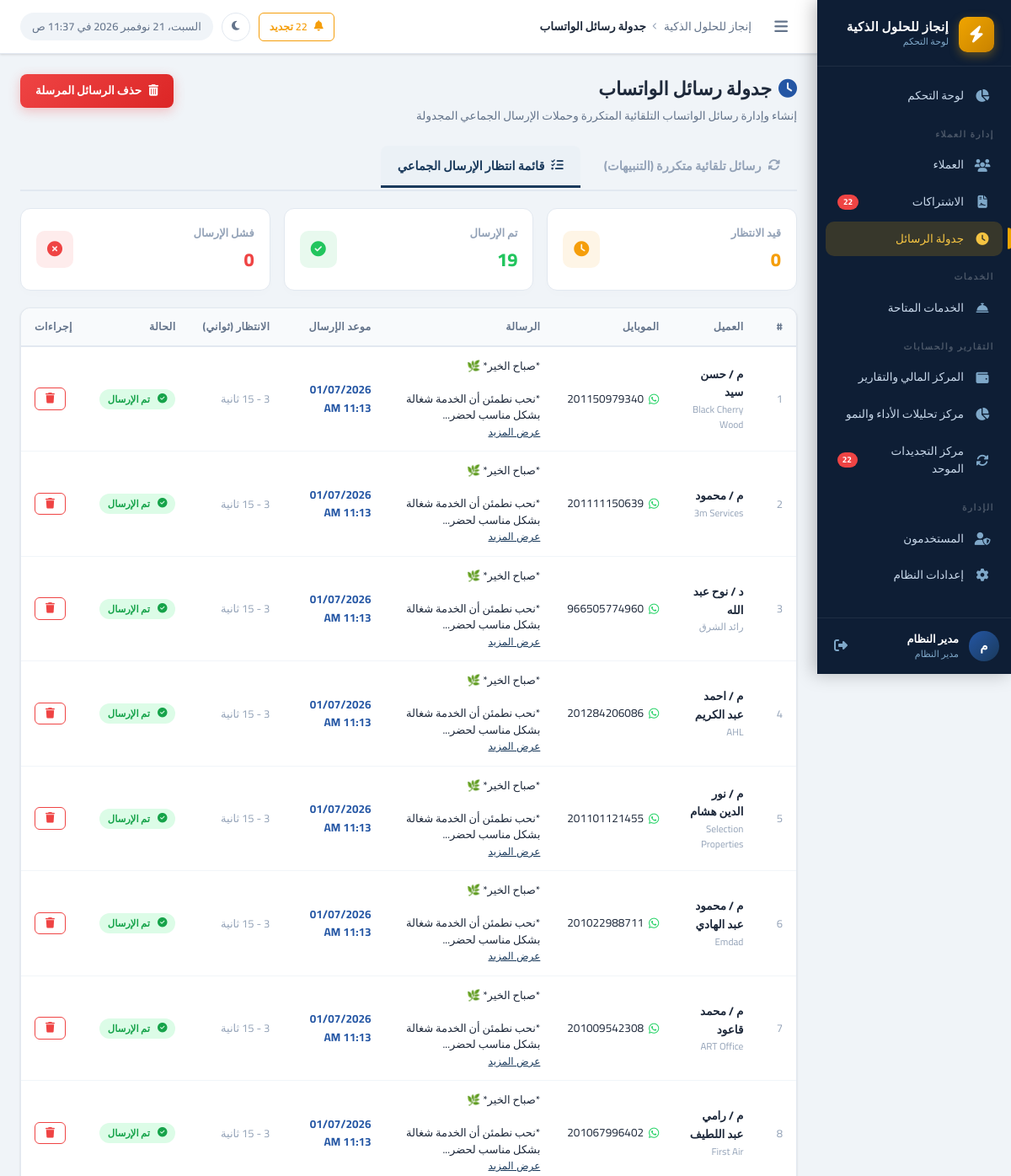
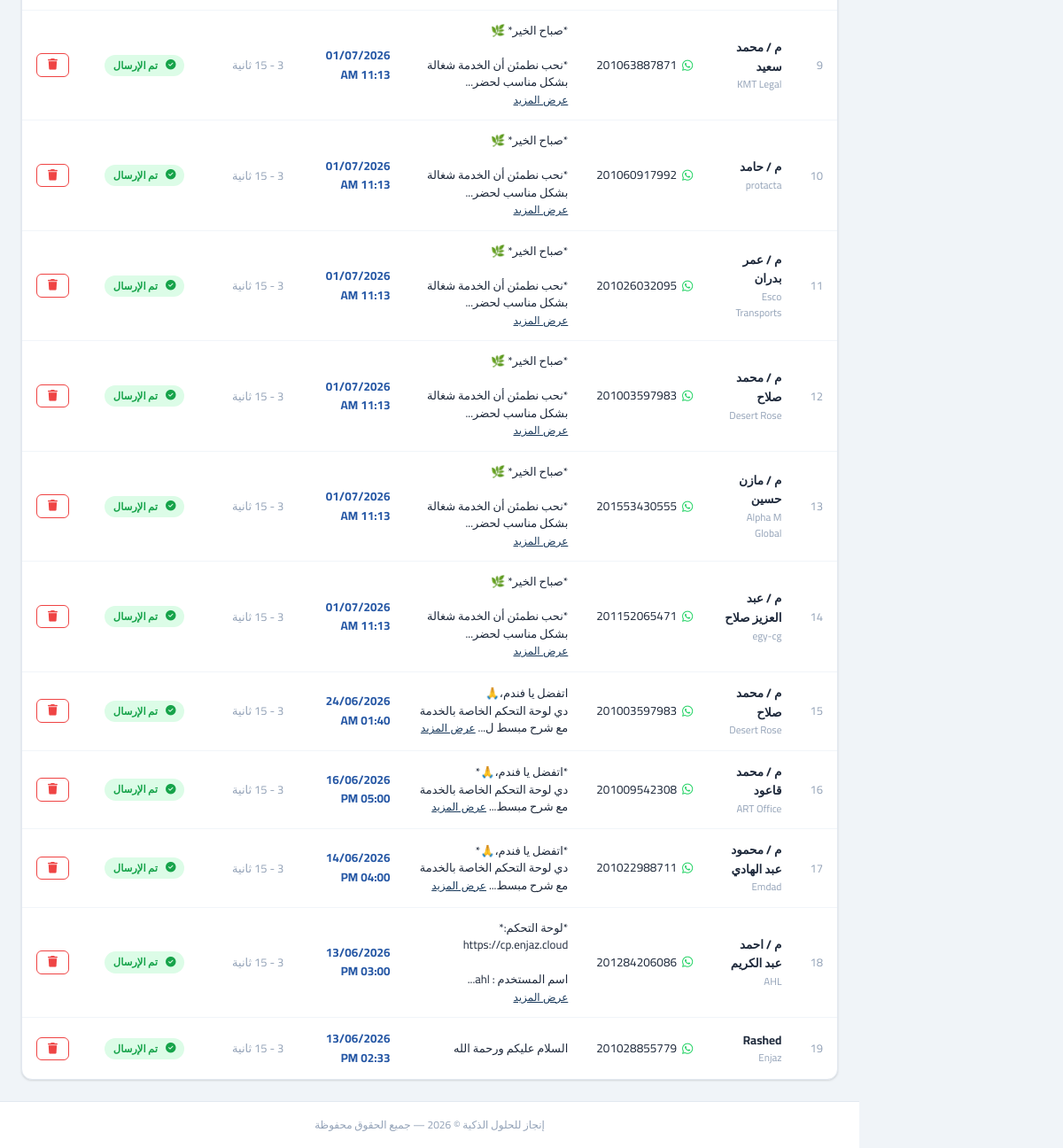
The app's page /whatsapp/schedules.php?tab=queue (signed in) with its own data (2 pictures, top to bottom).
### tables this page shows
CREATE TABLE `whatsapp_queue` (
  `id` int UNSIGNED NOT NULL,
  `client_id` int UNSIGNED DEFAULT NULL,
  `mobile` varchar(50) NOT NULL,
  `message` text NOT NULL,
  `send_at` datetime NOT NULL,
  `min_delay` int UNSIGNED NOT NULL DEFAULT '3',
  `max_delay` int UNSIGNED NOT NULL DEFAULT '15',
  `status` varchar(20) NOT NULL DEFAULT 'pending' COMMENT 'pending, sending, sent, failed',
  `response` text,
  `sent_by` int UNSIGNED DEFAULT NULL,
  `created_at` datetime DEFAULT CURRENT_TIMESTAMP
);

CREATE TABLE `clients` (
  `id` int UNSIGNED NOT NULL,
  `name` varchar(200) NOT NULL COMMENT 'اسم العميل',
  `company_name` varchar(200) DEFAULT NULL COMMENT 'اسم الشركة',
  `mobile` varchar(20) NOT NULL COMMENT 'رقم الموبايل',
  `mobile_2` varchar(20) DEFAULT NULL COMMENT 'رقم موبايل إضافي',
  `activity` varchar(200) DEFAULT NULL COMMENT 'النشاط التجاري',
  `country` varchar(10) NOT NULL DEFAULT 'EG',
  `domain` varchar(255) DEFAULT NULL,
  `domain_provider` varchar(100) DEFAULT NULL,
  `username_note` varchar(200) DEFAULT NULL COMMENT 'اسم المستخدم (للإشارة)',
  `server_panel` varchar(100) NOT NULL DEFAULT 'cp.enjaz.cloud',
  `email` varchar(200) DEFAULT NULL,
  `address` text,
  `notes` text,
  `status` tinyint(1) NOT NULL DEFAULT '1' COMMENT '1=نشط, 0=موقوف',
  `created_by` int UNSIGNED DEFAULT NULL,
  `created_at` datetime NOT NULL DEFAULT CURRENT_TIMESTAMP,
  `updated_at` datetime NOT NULL DEFAULT CURRENT_TIMESTAMP ON UPDATE CURRENT_TIMESTAMP
);

### includes/functions.php (called while the page is built, shortened)
<?php
function formatDateTime(string $datetime): string {
    return date('d/m/Y h:i A', strtotime($datetime));
}
function e(mixed $value): string {
    return htmlspecialchars((string)$value, ENT_QUOTES, 'UTF-8');
}
function paginate(int $total, int $perPage, int $currentPage): array {
    $totalPages = max(1, (int)ceil($total / $perPage));
    $currentPage = max(1, min($currentPage, $totalPages));
    $offset = ($currentPage - 1) * $perPage;
    return [
        'total'        => $total,
        'per_page'     => $perPage,
        'current_page' => $currentPage,
        'total_pages'  => $totalPages,
        'offset'       => $offset,
        'has_prev'     => $currentPage > 1,
        'has_next'     => $currentPage < $totalPages,
    ];
}

### whatsapp/schedules.php (the view, shortened to what this page needs)
<?php
$db = getDB();
$tab = $_GET['tab'] ?? 'recurring';
if ($tab === 'recurring') {
    $schedules = $db->query("SELECT * FROM whatsapp_schedules ORDER BY created_at DESC")->fetchAll();
    $allClients = $db->query("
        SELECT id, name, company_name, mobile
        FROM clients
        WHERE mobile IS NOT NULL AND mobile != ''
        ORDER BY name ASC
    ")->fetchAll(PDO::FETCH_ASSOC);
} else {
    $page    = max(1, (int)($_GET['page'] ?? 1));
    $perPage = 25;
    $countStmt = $db->query("SELECT COUNT(*) FROM whatsapp_queue");
    $total = (int)$countStmt->fetchColumn();
    $pager = paginate($total, $perPage, $page);
    $statsStmt = $db->query("
        SELECT
            COALESCE(SUM(CASE WHEN status = 'pending' THEN 1 ELSE 0 END), 0) as pending_count,
            COALESCE(SUM(CASE WHEN status = 'sent' THEN 1 ELSE 0 END), 0) as sent_count,
            COALESCE(SUM(CASE WHEN status = 'failed' THEN 1 ELSE 0 END), 0) as failed_count
        FROM whatsapp_queue
    ");
    $queueStats = $statsStmt->fetch(PDO::FETCH_ASSOC);
    $queueItems = $db->prepare("
        SELECT q.*, c.name as client_name, c.company_name
        FROM whatsapp_queue q
        LEFT JOIN clients c ON c.id = q.client_id
        ORDER BY q.send_at DESC, q.id DESC
        LIMIT ? OFFSET ?
    ");
    $queueItems->execute([$perPage, $pager['offset']]);
    $queue = $queueItems->fetchAll();
}
require_once INCLUDES_PATH . '/header.php';
?>
<div class="page-header">
  <div class="page-header-text">
    <h1 class="page-title"><i class="fas fa-clock" style="color:var(--primary-light);margin-left:8px;"></i>جدولة رسائل الواتساب</h1>
    <p class="page-subtitle">إنشاء وإدارة رسائل الواتساب التلقائية المتكررة وحملات الإرسال الجماعي المجدولة</p>
  </div>
  <?php if ($tab === 'recurring'): ?>
  <div class="page-actions">
    <button onclick="openAddScheduleModal()" class="btn btn-primary">
      <i class="fas fa-plus"></i> إنشاء جدولة جديدة
    </button>
  </div>
  <?php elseif ($tab === 'queue'): ?>
  <div class="page-actions">
    <a href="delete_queue.php?clear_sent=1" class="btn btn-danger" data-confirm="هل أنت متأكد من رغبتك في حذف جميع الرسائل التي تم إرسالها بنجاح؟">
      <i class="fas fa-trash-alt"></i> حذف الرسائل المرسلة
    </a>
  </div>
  <?php endif; ?>
</div>
<div class="tabs-nav">
  <a href="?tab=recurring" class="tab-btn <?= $tab === 'recurring' ? 'active' : '' ?>">
    <i class="fas fa-rotate"></i> رسائل تلقائية متكررة (التنبيهات)
  </a>
  <a href="?tab=queue" class="tab-btn <?= $tab === 'queue' ? 'active' : '' ?>">
    <i class="fas fa-list-check"></i> قائمة انتظار الإرسال الجماعي
  </a>
</div>
<div class="tab-content">
  <?php if ($tab === 'queue'): ?>
    <div class="stats-cards-grid" style="display: grid; grid-template-columns: repeat(auto-fit, minmax(220px, 1fr)); gap: 16px; margin-bottom: 20px;">
      <div class="stat-card" style="background: var(--card-bg); border-radius: 12px; padding: 18px; border: 1px solid var(--border-color); display: flex; align-items: center; justify-content: space-between; box-shadow: 0 4px 12px rgba(0,0,0,0.01);">
        <div>
          <div style="font-size: 13px; color: var(--text-muted); font-weight: 600; margin-bottom: 4px;">قيد الانتظار</div>
          <div style="font-size: 22px; font-weight: 800; color: var(--warning);"><?= $queueStats['pending_count'] ?></div>
        </div>
        <div style="width: 44px; height: 44px; border-radius: 10px; background: rgba(245, 158, 11, 0.1); display: flex; align-items: center; justify-content: center; color: var(--warning);">
          <i class="fas fa-clock" style="font-size: 18px;"></i>
        </div>
      </div>
      <div class="stat-card" style="background: var(--card-bg); border-radius: 12px; padding: 18px; border: 1px solid var(--border-color); display: flex; align-items: center; justify-content: space-between; box-shadow: 0 4px 12px rgba(0,0,0,0.01);">
        <div>
          <div style="font-size: 13px; color: var(--text-muted); font-weight: 600; margin-bottom: 4px;">تم الإرسال</div>
          <div style="font-size: 22px; font-weight: 800; color: var(--success);"><?= $queueStats['sent_count'] ?></div>
        </div>
        <div style="width: 44px; height: 44px; border-radius: 10px; background: rgba(34, 197, 94, 0.1); display: flex; align-items: center; justify-content: center; color: var(--success);">
          <i class="fas fa-check-circle" style="font-size: 18px;"></i>
        </div>
      </div>
      <div class="stat-card" style="background: var(--card-bg); border-radius: 12px; padding: 18px; border: 1px solid var(--border-color); display: flex; align-items: center; justify-content: space-between; box-shadow: 0 4px 12px rgba(0,0,0,0.01);">
        <div>
          <div style="font-size: 13px; color: var(--text-muted); font-weight: 600; margin-bottom: 4px;">فشل الإرسال</div>
          <div style="font-size: 22px; font-weight: 800; color: var(--danger);"><?= $queueStats['failed_count'] ?></div>
        </div>
        <div style="width: 44px; height: 44px; border-radius: 10px; background: rgba(239, 68, 68, 0.1); display: flex; align-items: center; justify-content: center; color: var(--danger);">
          <i class="fas fa-times-circle" style="font-size: 18px;"></i>
        </div>
      </div>
    </div>
    <?php if (empty($queue)): ?>
    <div class="card">
      <div class="empty-state" style="padding:60px;">
        <div class="empty-icon" style="font-size: 48px; color: var(--primary-light); opacity: 0.4;"><i class="fas fa-list-check"></i></div>
        <p class="empty-title">لا توجد رسائل معلقة في قائمة الانتظار</p>
        <p class="empty-text">تظهر هنا الرسائل التي تقوم بجدولتها للإرسال لاحقاً من شاشة العملاء.</p>
      </div>
    </div>
    <?php else: ?>
    <div class="card">
      <div class="table-wrapper">
        <table class="data-table">
          <thead>
            <tr>
              <th>#</th>
              <th>العميل</th>
              <th>الموبايل</th>
              <th>الرسالة</th>
              <th>موعد الإرسال</th>
              <th>الانتظار (ثواني)</th>
              <th>الحالة</th>
              <th style="text-align: left;">إجراءات</th>
            </tr>
          </thead>
          <tbody>
            <?php foreach ($queue as $i => $item): ?>
            <tr>
              <td class="text-muted"><?= $pager['offset'] + $i + 1 ?></td>
              <td>
                <strong><?= e($item['client_name'] ?: '—') ?></strong>
                <?php if ($item['company_name']): ?>
                <div style="font-size:11.5px;color:var(--text-muted);"><?= e($item['company_name']) ?></div>
                <?php endif; ?>
              </td>
              <td>
                <a href="https://wa.me/<?= preg_replace('/\D/', '', $item['mobile']) ?>" target="_blank"
                   style="color:var(--text-primary);display:flex;align-items:center;gap:6px;">
                  <i class="fab fa-whatsapp" style="color:#25D366;font-size:14px;"></i>
                  <?= e($item['mobile']) ?>
                </a>
              </td>
              <td>
                <div style="font-size:13px; max-width: 320px; white-space: normal; line-height: 1.5;">
                  <?php
                  $msg = e($item['message']);
                  if (mb_strlen($msg) > 60) {
                      echo nl2br(mb_substr($msg, 0, 60)) . '...';
                      echo ' <button type="button" class="btn-link" style="padding:0;font-size:12px;color:var(--primary);background:none;border:none;cursor:pointer;text-decoration:underline;" onclick="viewFullMessage(' . htmlspecialchars(json_encode($item['message']), ENT_QUOTES) . ')">عرض المزيد</button>';
                  } else {
                      echo nl2br($msg);
                  }
                  ?>
                </div>
              </td>
              <td class="fw-bold" style="color: var(--primary-light);">
                <?= formatDateTime($item['send_at']) ?>
              </td>
              <td class="text-muted"><?= $item['min_delay'] ?> - <?= $item['max_delay'] ?> ثانية</td>
              <td>
                <?php
                if ($item['status'] === 'pending') {
                    echo '<span class="badge badge-warning"><i class="fas fa-clock" style="margin-left:4px;"></i>قيد الانتظار</span>';
                } elseif ($item['status'] === 'sending') {
                    echo '<span class="badge badge-info"><i class="fas fa-spinner fa-spin" style="margin-left:4px;"></i>جاري الإرسال</span>';
                } elseif ($item['status'] === 'sent') {
                    echo '<span class="badge badge-success"><i class="fas fa-check-circle" style="margin-left:4px;"></i>تم الإرسال</span>';
                } elseif ($item['status'] === 'failed') {
                    $details = $item['response'] ? ' title="'.e($item['response']).'"' : '';
                    echo '<span class="badge badge-danger"'.$details.' style="cursor:help;"><i class="fas fa-times-circle" style="margin-left:4px;"></i>فشل الإرسال</span>';
                }
                ?>
              </td>
              <td>
                <div class="table-actions" style="justify-content: flex-end;">
                  <a href="delete_queue.php?id=<?= $item['id'] ?>" class="btn btn-sm btn-outline-danger" data-confirm="هل تريد حذف هذه الرسالة من قائمة الانتظار نهائياً؟" title="حذف">
                    <i class="fas fa-trash"></i>
                  </a>
                </div>
              </td>
            </tr>
            <?php endforeach; ?>
          </tbody>
        </table>
      </div>
    </div>
    <?php endif; ?>
  <?php endif; ?>
</div>
<?php require_once INCLUDES_PATH . '/footer.php'; ?>

### whatsapp/schedules.php (style rules this page uses)
.tabs-nav { display: flex; gap: 8px; border-bottom: 2px solid var(--border-color); margin-bottom: 20px; padding-bottom: 2px; flex-wrap: wrap; }
.tab-btn { display: flex; align-items: center; gap: 8px; padding: 12px 20px; text-decoration: none; font-weight: 700; color: var(--text-muted); border-radius: 8px 8px 0 0; transition: all 0.2s ease; font-size: 14.5px; border-bottom: 3px solid transparent; }
.tab-btn.active { color: var(--primary); border-bottom-color: var(--primary); background: rgba(36,86,164,0.02); }

### records on screen
whatsapp_queue: offset "1", client.name "م / حسن سيد", client.company_name "Black Cherry Wood", mobile "201150979340", message "*صباح الخير* 🌿 *نحب نطمئن أن الخدمة شغالة بشكل مناسب لحضر", send_at "01/07/2026 11:13 AM", status "sent" (drawn)
whatsapp_queue: offset "2", client.name "م / محمود", client.company_name "3m Services", mobile "201111150639", message "*صباح الخير* 🌿 *نحب نطمئن أن الخدمة شغالة بشكل مناسب لحضر", send_at "01/07/2026 11:13 AM", status "sent" (drawn)
whatsapp_queue: offset "3", client.name "د / نوح عبد الله", client.company_name "رائد الشرق", mobile "966505774960", message "*صباح الخير* 🌿 *نحب نطمئن أن الخدمة شغالة بشكل مناسب لحضر", send_at "01/07/2026 11:13 AM", status "sent" (drawn)
whatsapp_queue: offset "4", client.name "م / احمد عبد الكريم", client.company_name "AHL", mobile "201284206086", message "*صباح الخير* 🌿 *نحب نطمئن أن الخدمة شغالة بشكل مناسب لحضر", send_at "01/07/2026 11:13 AM", status "sent" (drawn)
whatsapp_queue: offset "5", client.name "م / نور الدين هشام", client.company_name "Selection Properties", mobile "201101121455", message "*صباح الخير* 🌿 *نحب نطمئن أن الخدمة شغالة بشكل مناسب لحضر", send_at "01/07/2026 11:13 AM", status "sent" (drawn)
whatsapp_queue: offset "6", client.name "م / محمود عبد الهادي", client.company_name "Emdad", mobile "201022988711", message "*صباح الخير* 🌿 *نحب نطمئن أن الخدمة شغالة بشكل مناسب لحضر", send_at "01/07/2026 11:13 AM", status "sent" (drawn)
whatsapp_queue: offset "7", client.name "م / محمد قاعود", client.company_name "ART Office", mobile "201009542308", message "*صباح الخير* 🌿 *نحب نطمئن أن الخدمة شغالة بشكل مناسب لحضر", send_at "01/07/2026 11:13 AM", status "sent" (drawn)
whatsapp_queue: offset "8", client.name "م / رامي عبد اللطيف", client.company_name "First Air", mobile "201067996402", message "*صباح الخير* 🌿 *نحب نطمئن أن الخدمة شغالة بشكل مناسب لحضر", send_at "01/07/2026 11:13 AM", status "sent" (drawn)
whatsapp_queue: offset "9", client.name "م / محمد سعيد", client.company_name "KMT Legal", mobile "201063887871", message "*صباح الخير* 🌿 *نحب نطمئن أن الخدمة شغالة بشكل مناسب لحضر", send_at "01/07/2026 11:13 AM", status "sent" (drawn)
whatsapp_queue: offset "10", client.name "م / حامد", client.company_name "protacta", mobile "201060917992", message "*صباح الخير* 🌿 *نحب نطمئن أن الخدمة شغالة بشكل مناسب لحضر", send_at "01/07/2026 11:13 AM", status "sent" (drawn)
whatsapp_queue: offset "11", client.name "م / عمر بدران", client.company_name "Esco Transports", mobile "201026032095", message "*صباح الخير* 🌿 *نحب نطمئن أن الخدمة شغالة بشكل مناسب لحضر", send_at "01/07/2026 11:13 AM", status "sent" (drawn)
whatsapp_queue: offset "12", client.name "م / محمد صلاح", client.company_name "Desert Rose", mobile "201003597983", message "*صباح الخير* 🌿 *نحب نطمئن أن الخدمة شغالة بشكل مناسب لحضر", send_at "01/07/2026 11:13 AM", status "sent" (drawn)
whatsapp_queue: offset "13", client.name "م / مازن حسين", client.company_name "Alpha M Global", mobile "201553430555", message "*صباح الخير* 🌿 *نحب نطمئن أن الخدمة شغالة بشكل مناسب لحضر", send_at "01/07/2026 11:13 AM", status "sent" (drawn)
whatsapp_queue: offset "14", client.name "م / عبد العزيز صلاح", client.company_name "egy-cg", mobile "201152065471", message "*صباح الخير* 🌿 *نحب نطمئن أن الخدمة شغالة بشكل مناسب لحضر", send_at "01/07/2026 11:13 AM", status "sent" (drawn)
whatsapp_queue: offset "15", client.name "م / محمد صلاح", client.company_name "Desert Rose", mobile "201003597983", message "اتفضل يا فندم،🙏 دي لوحة التحكم الخاصة بالخدمة مع شرح مبسط ل", send_at "24/06/2026 01:40 AM", status "sent" (drawn)
whatsapp_queue: offset "16", client.name "م / محمد قاعود", client.company_name "ART Office", mobile "201009542308", message "*اتفضل يا فندم،🙏* دي لوحة التحكم الخاصة بالخدمة مع شرح مبسط", send_at "16/06/2026 05:00 PM", status "sent" (drawn)
whatsapp_queue: offset "17", client.name "م / محمود عبد الهادي", client.company_name "Emdad", mobile "201022988711", message "*اتفضل يا فندم،🙏* دي لوحة التحكم الخاصة بالخدمة مع شرح مبسط", send_at "14/06/2026 04:00 PM", status "sent" (drawn)
whatsapp_queue: offset "18", client.name "م / احمد عبد الكريم", client.company_name "AHL", mobile "201284206086", message "*لوحة التحكم:* https://cp.enjaz.cloud اسم المستخدم : ahl", send_at "13/06/2026 03:00 PM", status "sent" (drawn)
whatsapp_queue: offset "19", client.name "Rashed", client.company_name "Enjaz", mobile "201028855779", message "السلام عليكم ورحمة الله", send_at "13/06/2026 02:33 PM", status "sent" (drawn)

### other values on screen
$companyName "إنجاز للحلول الذكية"
$renewalCount "22"
$userInitial "م"
$userName "مدير النظام"
$userRole "مدير النظام"
$pageTitle "جدولة رسائل الواتساب"
$queueStats['pending_count'] "0"
$queueStats['sent_count'] "19"
$queueStats['failed_count'] "0"
